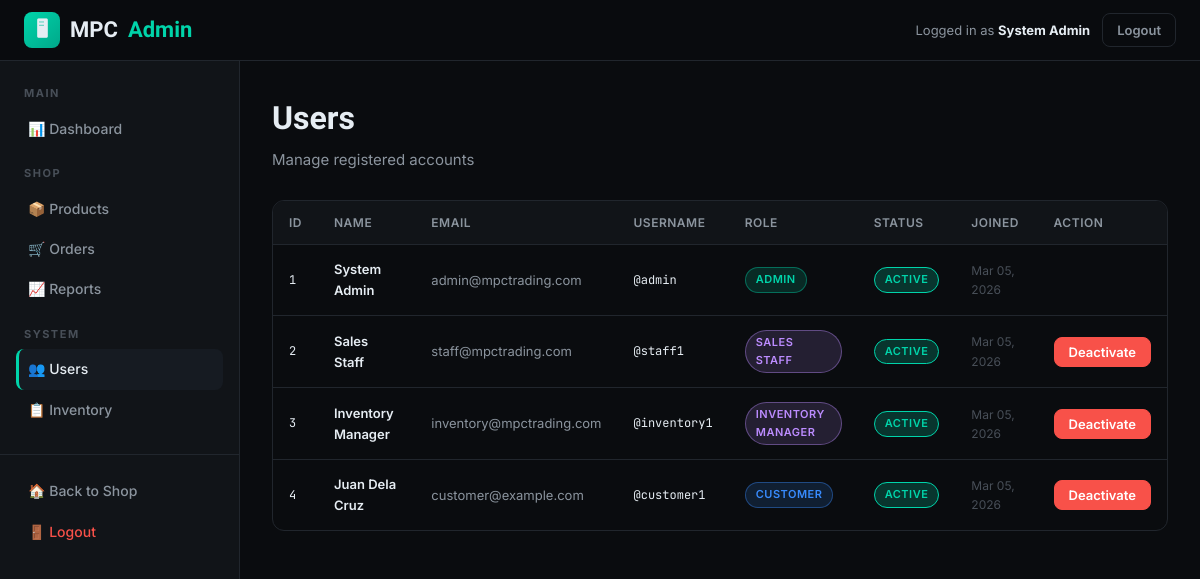
Page /admin/users (signed in) on the committed database.
### tables this page shows
CREATE TABLE users (
    id INT AUTO_INCREMENT PRIMARY KEY,
    username VARCHAR(50) UNIQUE NOT NULL,
    email VARCHAR(100) UNIQUE NOT NULL,
    password VARCHAR(255) NOT NULL,
    full_name VARCHAR(100) NOT NULL,
    phone VARCHAR(20),
    address TEXT,
    role ENUM('customer', 'sales_staff', 'inventory_manager', 'admin') DEFAULT 'customer',
    is_active TINYINT(1) DEFAULT 1,
    profile_image VARCHAR(255) DEFAULT NULL,
    created_at TIMESTAMP DEFAULT CURRENT_TIMESTAMP,
    updated_at TIMESTAMP DEFAULT CURRENT_TIMESTAMP ON UPDATE CURRENT_TIMESTAMP
);

### controllers/AdminController.php (called while the page is built, shortened)
<?php
class AdminController extends Controller {
    public function users(): void {
        $users = (new UserModel())->getAll();
        $this->view('admin/users', ['title' => 'Manage Users', 'users' => $users]);
    }
}

### index.php (called while the page is built, shortened)
<?php
require_once ROOT . '/config/database.php';
require_once ROOT . '/models/Model.php';
require_once ROOT . '/models/UserModel.php';
require_once ROOT . '/controllers/AdminController.php';
$requestUri    = parse_url($_SERVER['REQUEST_URI'], PHP_URL_PATH);
$scriptName    = dirname($_SERVER['SCRIPT_NAME']);
$path          = '/' . ltrim(str_replace($scriptName, '', $requestUri), '/');
$path          = rtrim($path, '/') ?: '/';
$method        = $_SERVER['REQUEST_METHOD'];
$_currentMethod = $method;
$_currentPath   = $path;
function matchRoute(string $method, string $pattern, callable $handler): bool {
    global $_currentMethod, $_currentPath;
    if ($_currentMethod !== $method) return false;
    $patternParts = array_values(array_filter(explode('/', $pattern)));
    $pathParts    = array_values(array_filter(explode('/', $_currentPath)));
    if (count($patternParts) !== count($pathParts)) return false;
    $params = [];
    foreach ($patternParts as $i => $part) {
        if (str_starts_with($part, '{') && str_ends_with($part, '}')) {
            $params[] = $pathParts[$i];
        } elseif ($part !== $pathParts[$i]) {
            return false;
        }
    }
    $handler(...$params);
    return true;
}
if (matchRoute('GET',  '/admin/users',          fn() => (new AdminController())->users())) exit;

### config/database.php (called while the page is built, shortened)
<?php
class Database {
    private static ?Database $instance = null;
    private PDO $connection;
    private function __construct() {
        try {
            $dsn = "mysql:host=" . DB_HOST . ";dbname=" . DB_NAME . ";charset=" . DB_CHARSET;
            $options = [
                PDO::ATTR_ERRMODE            => PDO::ERRMODE_EXCEPTION,
                PDO::ATTR_DEFAULT_FETCH_MODE => PDO::FETCH_ASSOC,
                PDO::ATTR_EMULATE_PREPARES   => false,
            ];
            $this->connection = new PDO($dsn, DB_USER, DB_PASS, $options);
        } catch (PDOException $e) {
            die(json_encode(['error' => 'Database connection failed: ' . $e->getMessage()]));
        }
    }
    public static function getInstance(): Database {
        if (self::$instance === null) {
            self::$instance = new Database();
        }
        return self::$instance;
    }
    public function query(string $sql, array $params = []): PDOStatement {
        $stmt = $this->connection->prepare($sql);
        $stmt->execute($params);
        return $stmt;
    }
    public function fetchAll(string $sql, array $params = []): array {
        return $this->query($sql, $params)->fetchAll();
    }
}

### models/Model.php (called while the page is built, shortened)
<?php
abstract class Model {
    public function __construct() {
        $this->db = Database::getInstance();
    }
}

### models/UserModel.php (called while the page is built, shortened)
<?php
class UserModel extends Model {
    public function getAll(int $page = 1, int $limit = 20): array {
        $offset = ($page - 1) * $limit;
        return $this->db->fetchAll(
            "SELECT id, username, email, full_name, role, is_active, created_at FROM users ORDER BY created_at DESC LIMIT ? OFFSET ?",
            [$limit, $offset]
        );
    }
}

### views/admin/users.php (the view, shortened to what this page needs)
<div class="admin-layout">
<?php include __DIR__."/../layouts/admin_sidebar.php"; ?>
<div class="admin-content">
    <h1 class="page-title">Users</h1><p class="page-subtitle">Manage registered accounts</p>
    <div class="table-wrapper">
        <table>
            <thead><tr><th>ID</th><th>Name</th><th>Email</th><th>Username</th><th>Role</th><th>Status</th><th>Joined</th><th>Action</th></tr></thead>
            <tbody>
                <?php foreach($users as $u): ?>
                <tr>
                    <td class="font-mono" style="font-size:12px"><?=$u["id"]?></td>
                    <td style="font-weight:600;font-size:13px"><?=htmlspecialchars($u["full_name"])?></td>
                    <td style="font-size:13px;color:var(--text-secondary)"><?=htmlspecialchars($u["email"])?></td>
                    <td class="font-mono" style="font-size:12px">@<?=htmlspecialchars($u["username"])?></td>
                    <td><span class="badge <?=$u["role"]==="admin"?"badge-shipped":($u["role"]==="customer"?"badge-confirmed":"badge-processing")?>"><?=ucfirst(str_replace("_"," ",$u["role"]))?></span></td>
                    <td><span class="badge <?=$u["is_active"]?"badge-delivered":"badge-cancelled"?>"><?=$u["is_active"]?"Active":"Inactive"?></span></td>
                    <td style="font-size:12px;color:var(--text-muted)"><?=date("M d, Y",strtotime($u["created_at"]))?></td>
                    <td>
                        <?php if($u["id"]!==$_SESSION["user_id"]): ?>
                        <form action="<?=APP_URL?>/admin/users/toggle" method="POST" style="display:inline">
                            <button type="submit" class="btn <?=$u["is_active"]?"btn-danger":"btn-outline"?> btn-sm"><?=$u["is_active"]?"Deactivate":"Activate"?></button>
                        </form>
                        <?php endif; ?>
                    </td>
                </tr>
                <?php endforeach; ?>
            </tbody>
        </table>
    </div>
</div>
</div>

### public/css/style.css (style rules this page uses)
:root { --bg-base: #0a0c0f; --bg-surface: #111418; --bg-card: #161b22; --bg-hover: #1c2333; --border: #21262d; --border-accent: #30363d; --accent: #00d4aa; --accent-glow: rgba(0, 212, 170, 0.15); --accent-dark: #009e7e; --red: #f85149; --yellow: #d29922; --blue: #388bfd; --purple: #bc8cff; --text-primary: #e6edf3; --text-secondary:#8b949e; --text-muted: #484f58; --font-display: 'Rajdhani', sans-serif; --font-body: 'Inter', sans-serif; --font-mono: 'JetBrains Mono', monospace; --radius: 8px; --radius-lg: 12px; --shadow: 0 4px 24px rgba(0,0,0,0.4); --shadow-accent: 0 0 20px rgba(0, 212, 170, 0.2); --transition: all 0.2s ease; }
*, *::before, *::after { box-sizing: border-box; margin: 0; padding: 0; }
html { scroll-behavior: smooth; }
body { font-family: var(--font-body); background: var(--bg-base); color: var(--text-primary); line-height: 1.6; min-height: 100vh; font-size: 15px; }
input, select, textarea, button { font-family: inherit; }
.btn { display: inline-flex; align-items: center; gap: 8px; padding: 10px 20px; border-radius: var(--radius); font-size: 14px; font-weight: 600; cursor: pointer; transition: var(--transition); border: 1px solid transparent; text-decoration: none; }
.btn-danger { background: var(--red); border-color: var(--red); color: #fff; }
.btn-sm { padding: 6px 14px; font-size: 13px; }
.table-wrapper { overflow-x: auto; border-radius: var(--radius-lg); border: 1px solid var(--border); }
table { width: 100%; border-collapse: collapse; }
thead { background: var(--bg-surface); }
th { padding: 12px 16px; text-align: left; font-size: 12px; font-weight: 600; color: var(--text-secondary); text-transform: uppercase; letter-spacing: 0.5px; border-bottom: 1px solid var(--border); white-space: nowrap; }
td { padding: 14px 16px; border-bottom: 1px solid var(--border); font-size: 14px; color: var(--text-primary); }
tr:last-child td { border-bottom: none; }
tbody tr { transition: var(--transition); }
.badge { display: inline-flex; align-items: center; padding: 3px 10px; border-radius: 99px; font-size: 11px; font-weight: 600; text-transform: uppercase; letter-spacing: 0.5px; }
.badge-confirmed { background: rgba(56,139,253,0.15); color: var(--blue); border: 1px solid rgba(56,139,253,0.4); }
.badge-processing { background: rgba(188,140,255,0.15); color: var(--purple); border: 1px solid rgba(188,140,255,0.4); }
.badge-shipped { background: rgba(0,212,170,0.15); color: var(--accent); border: 1px solid rgba(0,212,170,0.4); }
.badge-delivered { background: rgba(0,212,170,0.2); color: var(--accent); border: 1px solid var(--accent); }
.admin-layout { display: flex; min-height: calc(100vh - 61px); }
.admin-content { flex: 1; padding: 32px; overflow-x: hidden; }
.font-mono { font-family: var(--font-mono); }
.page-title { font-family: var(--font-display); font-size: 32px; font-weight: 700; margin-bottom: 4px; }
.page-subtitle { color: var(--text-secondary); font-size: 15px; margin-bottom: 28px; }

### rows in the picture
users: id "1", full_name "System Admin", email "admin@mpctrading.com", username "admin", role "ADMIN", is_active "ACTIVE", created_at "Mar 05, 2026"
users: id "2", full_name "Sales Staff", email "staff@mpctrading.com", username "staff1", role "SALES STAFF", is_active "ACTIVE", created_at "Mar 05, 2026"
users: id "3", full_name "Inventory Manager", email "inventory@mpctrading.com", username "inventory1", role "INVENTORY MANAGER", is_active "ACTIVE", created_at "Mar 05, 2026"
users: id "4", full_name "Juan Dela Cruz", email "customer@example.com", username "customer1", role "CUSTOMER", is_active "ACTIVE", created_at "Mar 05, 2026"

### other values in the picture
$_SESSION["full_name"] "System Admin"
